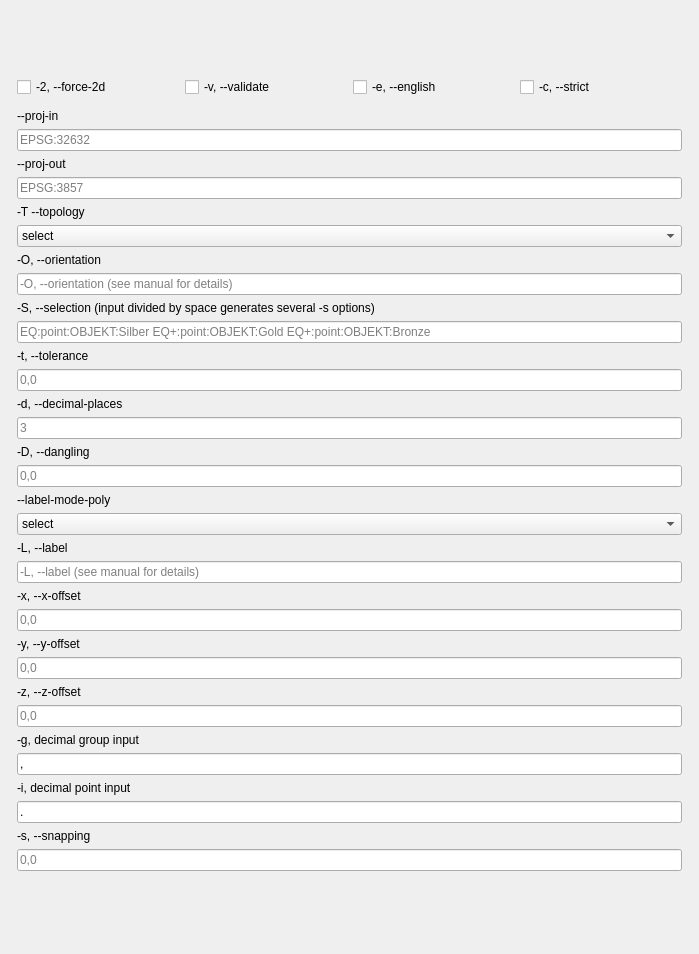
              <widget class="QWidget" name="scrollAreaWidgetContents">
               <property name="geometry">
                <rect>
                 <x>0</x>
                 <y>0</y>
                 <width>699</width>
                 <height>954</height>
                </rect>
               </property>
               <layout class="QGridLayout" name="gridLayout_4">
                <item row="0" column="0">
                 <widget class="QWidget" name="widget_2" native="true">
                  <property name="sizePolicy">
                   <sizepolicy hsizetype="Preferred" vsizetype="Fixed">
                    <horstretch>0</horstretch>
                    <verstretch>0</verstretch>
                   </sizepolicy>
                  </property>
                  <layout class="QGridLayout" name="gridLayout_3">
                   <property name="leftMargin">
                    <number>6</number>
                   </property>
                   <property name="topMargin">
                    <number>6</number>
                   </property>
                   <property name="rightMargin">
                    <number>6</number>
                   </property>
                   <property name="bottomMargin">
                    <number>6</number>
                   </property>
                   <item row="7" column="0">
                    <widget class="QLabel" name="label">
                     <property name="text">
                      <string>-O, --orientation</string>
                     </property>
                    </widget>
                   </item>
                   <item row="18" column="0">
                    <widget class="QLineEdit" name="dangling_input">
                     <property name="text">
                      <string/>
                     </property>
                     <property name="placeholderText">
                      <string>0,0</string>
                     </property>
                    </widget>
                   </item>
                   <item row="11" column="0">
                    <widget class="QLineEdit" name="selection_input">
                     <property name="sizePolicy">
                      <sizepolicy hsizetype="Expanding" vsizetype="Fixed">
                       <horstretch>0</horstretch>
                       <verstretch>0</verstretch>
                      </sizepolicy>
                     </property>
                     <property name="maximumSize">
                      <size>
                       <width>16777215</width>
                       <height>900</height>
                      </size>
                     </property>
                     <property name="placeholderText">
                      <string>EQ:point:OBJEKT:Silber EQ+:point:OBJEKT:Gold EQ+:point:OBJEKT:Bronze</string>
                     </property>
                    </widget>
                   </item>
                   <item row="8" column="0">
                    <widget class="QLineEdit" name="orientation_input">
                     <property name="text">
                      <string/>
                     </property>
                     <property name="placeholderText">
                      <string>-O, --orientation (see manual for details)</string>
                     </property>
                    </widget>
                   </item>
                   <item row="13" column="0">
                    <widget class="QLabel" name="label_5">
                     <property name="text">
                      <string>-t, --tolerance</string>
                     </property>
                    </widget>
                   </item>
                   <item row="15" column="0">
                    <widget class="QLabel" name="label_6">
                     <property name="text">
                      <string>-d, --decimal-places</string>
                     </property>
                    </widget>
                   </item>
                   <item row="0" column="0">
                    <widget class="QWidget" name="checkGroup_1" native="true">
                     <layout class="QHBoxLayout" name="horizontalLayout">
                      <property name="leftMargin">
                       <number>0</number>
                      </property>
                      <property name="topMargin">
                       <number>0</number>
                      </property>
                      <property name="rightMargin">
                       <number>0</number>
                      </property>
                      <property name="bottomMargin">
                       <number>6</number>
                      </property>
                      <item>
                       <widget class="QCheckBox" name="force_2d_checkbox">
                        <property name="text">
                         <string>-2, --force-2d</string>
                        </property>
                       </widget>
                      </item>
                      <item>
                       <widget class="QCheckBox" name="validate_checkbox">
                        <property name="text">
                         <string>-v, --validate</string>
                        </property>
                       </widget>
                      </item>
                      <item>
                       <widget class="QCheckBox" name="english_checkbox">
                        <property name="text">
                         <string>-e, --english</string>
                        </property>
                       </widget>
                      </item>
                      <item>
                       <widget class="QCheckBox" name="strict_checkbox">
                        <property name="text">
                         <string>-c, --strict</string>
                        </property>
                       </widget>
                      </item>
                     </layout>
                    </widget>
                   </item>
                   <item row="5" column="0">
                    <widget class="QLabel" name="topology_label">
                     <property name="text">
                      <string>-T --topology</string>
                     </property>
                    </widget>
                   </item>
                   <item row="6" column="0">
                    <widget class="QComboBox" name="topology_select">
                     <item>
                      <property name="text">
                       <string>select</string>
                      </property>
                     </item>
                     <item>
                      <property name="text">
                       <string>full</string>
                      </property>
                     </item>
                     <item>
                      <property name="text">
                       <string>none</string>
                      </property>
                     </item>
                     <item>
                      <property name="text">
                       <string>basic</string>
                      </property>
                     </item>
                    </widget>
                   </item>
                   <item row="14" column="0">
                    <widget class="QLineEdit" name="tolerance_input">
                     <property name="text">
                      <string/>
                     </property>
                     <property name="placeholderText">
                      <string>0,0</string>
                     </property>
                    </widget>
                   </item>
                   <item row="10" column="0">
                    <widget class="QLabel" name="label_3">
                     <property name="text">
                      <string>-S, --selection (input divided by space generates several -s options)</string>
                     </property>
                    </widget>
                   </item>
                   <item row="2" column="0">
                    <widget class="QLineEdit" name="proj_in_input">
                     <property name="placeholderText">
                      <string>EPSG:32632</string>
                     </property>
                    </widget>
                   </item>
                   <item row="22" column="0">
                    <widget class="QWidget" name="proj_out_group" native="true">
                     <layout class="QVBoxLayout" name="verticalLayout_15">
                      <property name="leftMargin">
                       <number>0</number>
                      </property>
                      <property name="topMargin">
                       <number>0</number>
                      </property>
                      <property name="rightMargin">
                       <number>0</number>
                      </property>
                      <property name="bottomMargin">
                       <number>6</number>
                      </property>
                      <item>
                       <widget class="QLabel" name="label_mode">
                        <property name="text">
                         <string>--label-mode-poly</string>
                        </property>
                       </widget>
                      </item>
                      <item>
                       <widget class="QComboBox" name="label_mode_poly_select">
                        <item>
                         <property name="text">
                          <string>select</string>
                         </property>
                        </item>
                        <item>
                         <property name="text">
                          <string>center</string>
                         </property>
                        </item>
                        <item>
                         <property name="text">
                          <string>first</string>
                         </property>
                        </item>
                        <item>
                         <property name="text">
                          <string>last</string>
                         </property>
                        </item>
                       </widget>
                      </item>
                      <item>
                       <widget class="QLabel" name="label_2">
                        <property name="text">
                         <string>-L, --label</string>
                        </property>
                       </widget>
                      </item>
                      <item>
                       <widget class="QLineEdit" name="label_input">
                        <property name="placeholderText">
                         <string>-L, --label (see manual for details)</string>
                        </property>
                       </widget>
                      </item>
                      <item>
                       <widget class="QLabel" name="label_11">
                        <property name="text">
                         <string>-x, --x-offset</string>
                        </property>
                       </widget>
                      </item>
                      <item>
                       <widget class="QLineEdit" name="x_offset_input">
                        <property name="text">
                         <string/>
                        </property>
                        <property name="placeholderText">
                         <string>0,0</string>
                        </property>
                       </widget>
                      </item>
                      <item>
                       <widget class="QLabel" name="label_12">
                        <property name="text">
                         <string>-y, --y-offset</string>
                        </property>
                       </widget>
                      </item>
                      <item>
                       <widget class="QLineEdit" name="y_offset_input">
                        <property name="text">
                         <string/>
                        </property>
                        <property name="placeholderText">
                         <string>0,0</string>
                        </property>
                       </widget>
                      </item>
                      <item>
                       <widget class="QLabel" name="label_4">
                        <property name="text">
                         <string>-z, --z-offset </string>
                        </property>
                       </widget>
                      </item>
                      <item>
                       <widget class="QLineEdit" name="z_offset_input">
                        <property name="text">
                         <string/>
                        </property>
                        <property name="placeholderText">
                         <string>0,0</string>
                        </property>
                       </widget>
                      </item>
                      <item>
                       <widget class="QLabel" name="label_9">
                        <property name="text">
                         <string>-g, decimal group input</string>
                        </property>
                       </widget>
                      </item>
                      <item>
                       <widget class="QLineEdit" name="decimal_group_input">
                        <property name="text">
                         <string>,</string>
                        </property>
                        <property name="placeholderText">
                         <string>auto</string>
                        </property>
                       </widget>
                      </item>
                      <item>
                       <widget class="QLabel" name="label_8">
                        <property name="text">
                         <string>-i, decimal point input</string>
                        </property>
                       </widget>
                      </item>
                      <item>
                       <widget class="QLineEdit" name="decimal_point_input">
                        <property name="text">
                         <string>.</string>
                        </property>
                        <property name="placeholderText">
                         <string>auto</string>
                        </property>
                       </widget>
                      </item>
                      <item>
                       <widget class="QLabel" name="label_7">
                        <property name="text">
                         <string>-s, --snapping</string>
                        </property>
                       </widget>
                      </item>
                      <item>
                       <widget class="QLineEdit" name="snapping_input">
                        <property name="text">
                         <string/>
                        </property>
                        <property name="placeholderText">
                         <string>0,0</string>
                        </property>
                       </widget>
                      </item>
                     </layout>
                    </widget>
                   </item>
                   <item row="17" column="0">
                    <widget class="QLabel" name="label_10">
                     <property name="text">
                      <string>-D, --dangling</string>
                     </property>
                    </widget>
                   </item>
                   <item row="1" column="0">
                    <widget class="QLabel" name="label_13">
                     <property name="text">
                      <string>--proj-in</string>
                     </property>
                    </widget>
                   </item>
                   <item row="16" column="0">
                    <widget class="QLineEdit" name="decimal_places_input">
                     <property name="text">
                      <string/>
                     </property>
                     <property name="placeholderText">
                      <string>3</string>
                     </property>
                    </widget>
                   </item>
                   <item row="3" column="0">
                    <widget class="QLabel" name="proj_out_label">
                     <property name="text">
                      <string>--proj-out</string>
                     </property>
                    </widget>
                   </item>
                   <item row="4" column="0">
                    <widget class="QLineEdit" name="proj_out_input">
                     <property name="placeholderText">
                      <string>EPSG:3857</string>
                     </property>
                    </widget>
                   </item>
                  </layout>
                 </widget>
                </item>
               </layout>
              </widget>
